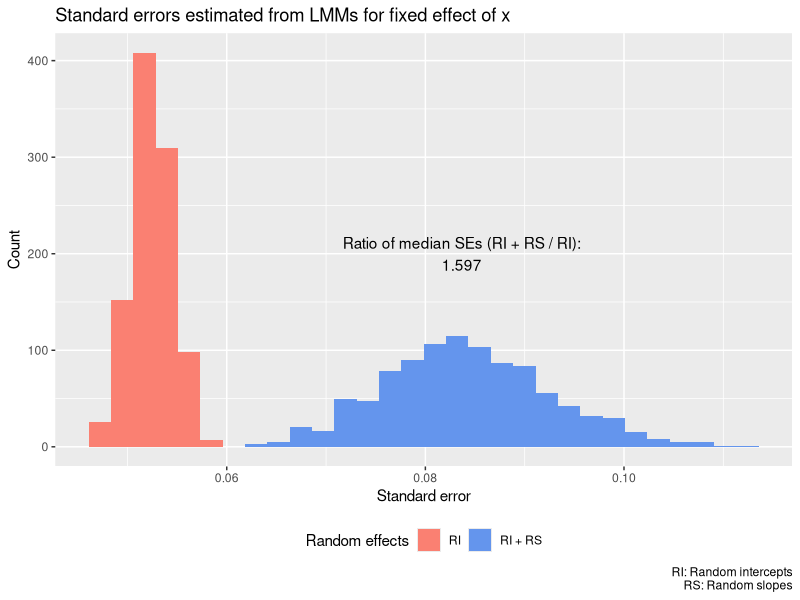

Generate this figure with R:
## ---- chunk 1
library(lme4)
library(ggplot2)

set.seed(999)

sim <- function(n = 500, n_clust = 50,
                ranint_sd = 1, ranslope_sd = .5,
                e_sd = .5, b1 = 0) {
  clust <- rep(1:n_clust, each = n/n_clust)
  ranint <- rnorm(n_clust, mean = 0, sd = ranint_sd)[clust]
  ranslope <- rnorm(n_clust, mean = 0, sd = ranslope_sd)[clust]
  e <- rnorm(n, mean = 0, sd = e_sd)
  x <- rbinom(n, size = 1, prob = .5)
  y <- 0 + b1*x + ranint + ranslope*x + e
  RI <- summary(lmerTest::lmer(y ~ x + (1|clust)))
  RS <- summary(lmerTest::lmer(y ~ x + (1 + x|clust)))
  c('RI_p' = RI$coefficients[2, 5], 'RI_SE' = RI$coefficients[2, 2],
    'RS_p' = RS$coefficients[2, 5], 'RS_SE' = RS$coefficients[2, 2])
}

n_sims <- 1000

res <- replicate(n_sims, expr = sim())

FP_rates <- apply(res[c(1, 3), ], 1, \(x) mean(x < .05))

SE_dat <- rbind(data.frame(type = 'RI', SE = res[2, ]),
                data.frame(type = 'RI + RS', SE = res[4, ]))

p <- ggplot(SE_dat, aes(SE, fill = type)) +
  geom_histogram() +
  scale_fill_manual(values = c('salmon', 'cornflowerblue')) +
  annotate('text', x = median(res[4, ]), y = 200,
           label = paste0('Ratio of median SEs (RI + RS / RI):\n',
                          round(median(res[4, ])/median(res[2, ]), digits = 3))) +
  theme(legend.position = 'bottom') +
  labs(title = 'Standard errors estimated from LMMs for fixed effect of x',
       fill = 'Random effects',
       x = 'Standard error', y = 'Count',
       caption = 'RI: Random intercepts\nRS: Random slopes')

cat('False-positive rates for the fixed effect of x (alpha = .05):\n',
    '\n\tRandom intercepts only:', FP_rates[1],
    '\n\tRandom intercepts and random slopes:', FP_rates[2])

p
